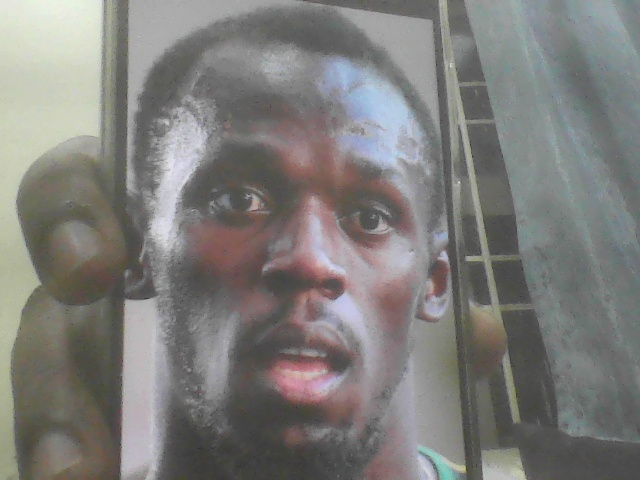
//> input picture faces/astin.jpg, 640 x 480 px
$ ./main   (built with g++ and OpenCV 4)
//> lines starting //> are read from the running program, lines starting //| are printed output that depends on the picture; after the words box and inside, x2 and y2 are one past the last pixel; in counts of white or black regions, pixels touching at a corner belong together
#include <stdio.h>
#include <stdlib.h>
#include <string.h>
#include <time.h>

#include <opencv2/opencv.hpp>
#include <opencv2/objdetect/objdetect.hpp>
#include <opencv2/imgproc/imgproc.hpp>
#include <opencv2/highgui/highgui.hpp>

using namespace cv;
using namespace std;

// Structure to store person data
typedef struct {
    char name[50];
    int id;
    Mat face;   // stored grayscale, resized face image
} Person;

// Global variables
vector<Person> database;
CascadeClassifier face_cascade;
vector<string> marked_names;   // who already got attendance in this run

// Function prototypes
void load_face_database();
int detect_and_recognize_face(Mat &frame);
void mark_attendance(const char* name);
double compare_faces(Mat &face1, Mat &face2);
void capture_new_face(const char* name);
bool already_marked(const char* name);

int main() {
    printf("=== Smart Attendance System ===\n");

    // Load Haar cascade for face detection
    if (!face_cascade.load("haarcascade_frontalface_default.xml")) {
        printf("Error loading face cascade classifier!\n");
        return -1;
    }

    // Load face database from faces/ folder
    load_face_database();

    // Initialize camera
    VideoCapture cap(0);
    if (!cap.isOpened()) {
        printf("Error opening camera!\n");
        return -1;
    }

    Mat frame;
    int choice;

    printf("\n1. Take Attendance\n2. Register New Face\n3. Exit\n");
    printf("Enter choice: ");
    scanf("%d", &choice);

    switch (choice) {
        case 1:
            if (database.empty()) {
                printf("No registered faces found! Please register at least one face first.\n");
                break;
            }

            printf("Starting attendance capture...\n");
            printf("Press 'q' to quit.\n");

            while (true) {
                cap >> frame;
                if (frame.empty()) break;

                // Detect and recognize faces
                int person_id = detect_and_recognize_face(frame);

                if (person_id != -1) {
                    const char* pname = database[person_id].name;

                    if (!already_marked(pname)) {
                        printf("Detected: %s (first time in this session)\n", pname);
                        mark_attendance(pname);
                        marked_names.push_back(string(pname));
                    } else {
                        // Already marked in this run; do nothing
                        // printf("Already marked: %s\n", pname);
                    }
                }

                imshow("Attendance System", frame);

                char key = (char)waitKey(1);
                if (key == 'q' || key == 'Q') break;
            }
            break;

        case 2: {
            char name[50];
            printf("Enter name for new face (no spaces): ");
            scanf("%s", name);
            capture_new_face(name);
            break;
        }

        case 3:
            printf("Exiting...\n");
            break;

        default:
            printf("Invalid choice.\n");
    }

    cap.release();
    destroyAllWindows();
    return 0;
}

// Load faces from faces/*.jpg and build database
void load_face_database() {
    printf("Loading face database from 'faces' folder...\n");
    database.clear();

    vector<String> files;
    glob("faces/*.jpg", files, false);

    for (size_t i = 0; i < files.size(); ++i) {
        Mat img = imread(files[i], CV_LOAD_IMAGE_GRAYSCALE);
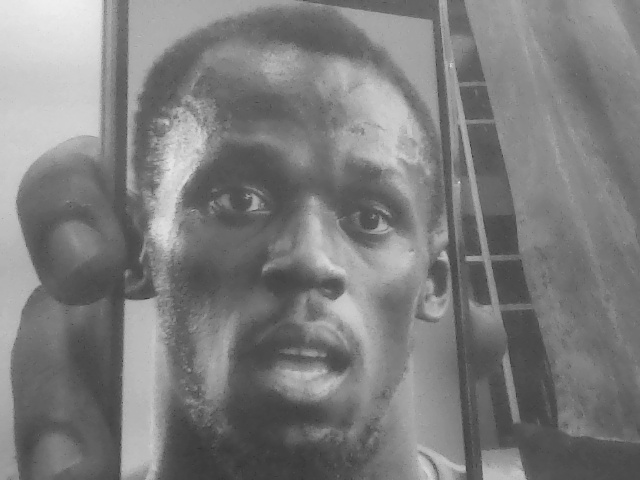
//> img: 480 rows x 640 cols, CV_8UC1; min 49, max 239, mean 125.5
        if (img.empty()) {
            printf("Warning: Could not load %s\n", files[i].c_str());
            continue;
        }

        // Resize to a fixed size for comparison
        Mat resized;
        resize(img, resized, Size(100, 100));
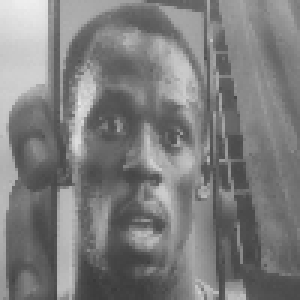
//> resized: 100 rows x 100 cols, CV_8UC1 (shown 3 times larger); min 57, max 238, mean 125.4

        Person p;
        // Extract name from filename
        string path = files[i];
        size_t pos = path.find_last_of("/\\");
        string filename = (pos == string::npos) ? path : path.substr(pos + 1);
        size_t dot = filename.find_last_of('.');
        string name = (dot == string::npos) ? filename : filename.substr(0, dot);

        strncpy(p.name, name.c_str(), sizeof(p.name) - 1);
        p.name[sizeof(p.name) - 1] = '\0';
        p.id = (int)database.size() + 1;
        p.face = resized;

        database.push_back(p);
    }
//> pass 2 of the loop in load_face_database, `for (size_t i = 0; i < files.size(); ++i)`:
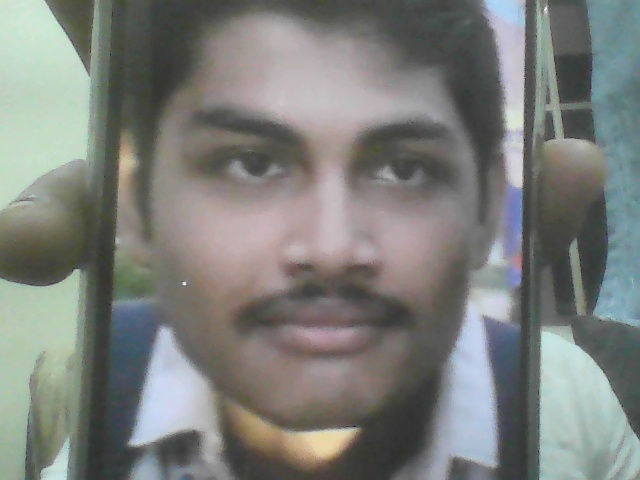
//> input picture faces/rambo.jpg, 640 x 480 px
//> in load_face_database, `Mat img = imread(files[i], CV_LOAD_IMAGE_GRAYSCALE);`:
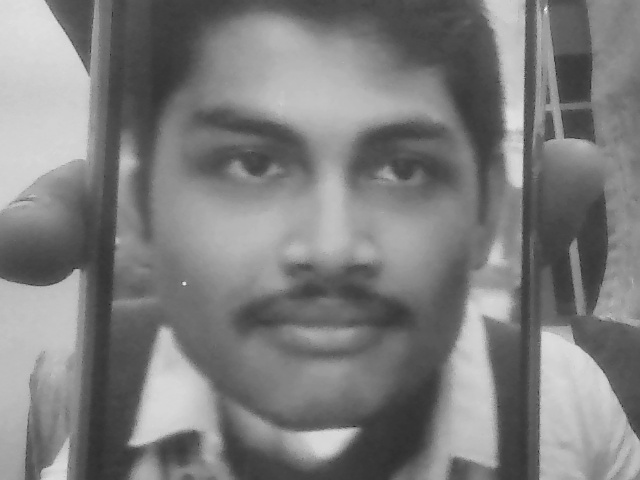
//> img: 480 rows x 640 cols, CV_8UC1; min 32, max 245, mean 126.1
//> in load_face_database, `resize(img, resized, Size(100, 100));`:
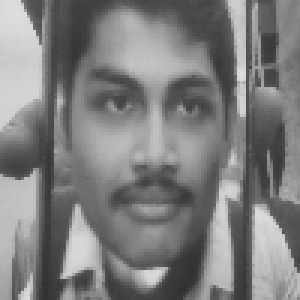
//> resized: 100 rows x 100 cols, CV_8UC1 (shown 3 times larger); min 48, max 223, mean 126.1
//> pass 3 of the loop in load_face_database, `for (size_t i = 0; i < files.size(); ++i)`:
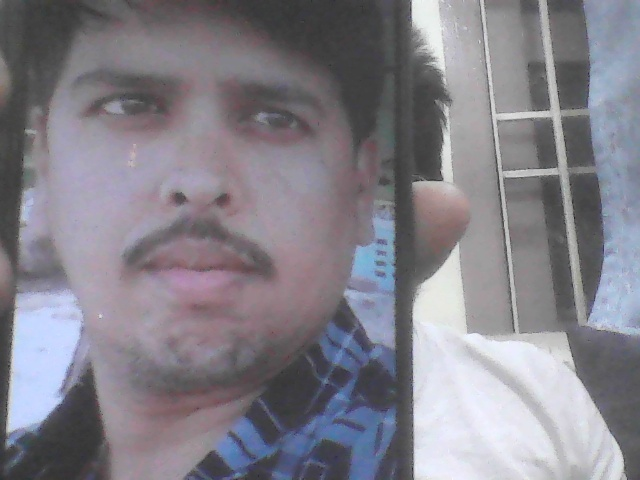
//> input picture faces/rosn.jpg, 640 x 480 px
//> in load_face_database, `Mat img = imread(files[i], CV_LOAD_IMAGE_GRAYSCALE);`:
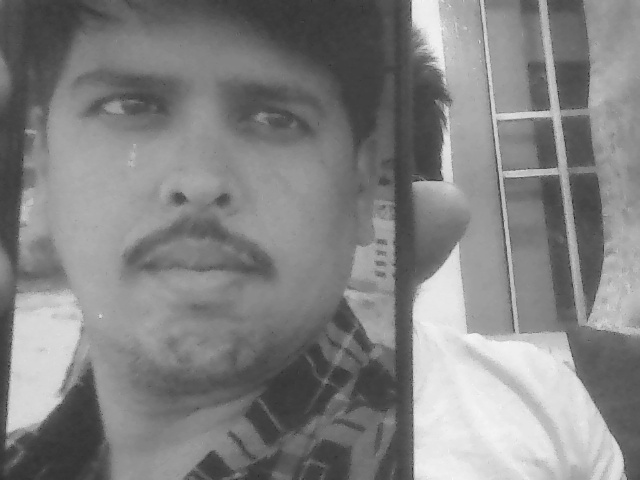
//> img: 480 rows x 640 cols, CV_8UC1; min 34, max 250, mean 131
//> in load_face_database, `resize(img, resized, Size(100, 100));`:
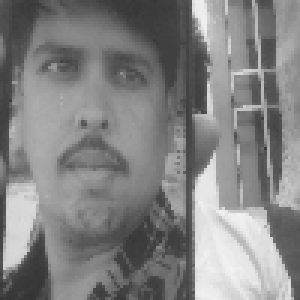
//> resized: 100 rows x 100 cols, CV_8UC1 (shown 3 times larger); min 52, max 243, mean 131
//> the loop made 4 passes; the first 3 are shown
//> the answer given: 1
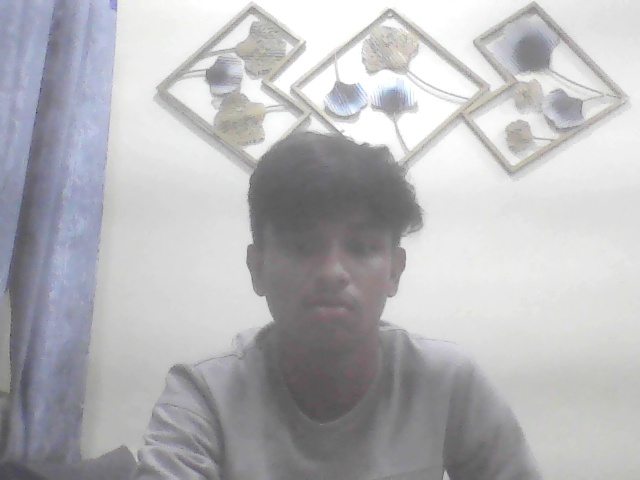
//> input picture faces/somit.jpg, 640 x 480 px, given in place of the camera
//> further down, frame is the input picture: 480 rows x 640 cols, CV_8UC3; mean B, G, R 184.7, 181.6, 181.6

    printf("Loaded %lu registered faces\n", (unsigned long)database.size());
}

// Check if this name already got attendance in this session
// [7 lines left out: function already_marked, not called in this run]

// Detect face, compare with database, return index or -1
int detect_and_recognize_face(Mat &frame) {
    vector<Rect> faces;
    Mat frame_gray;

    // Convert to grayscale
    cvtColor(frame, frame_gray, CV_BGR2GRAY);
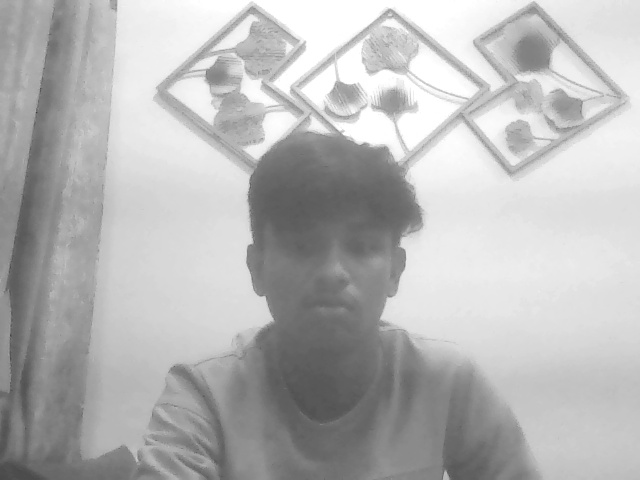
//> frame_gray: 480 rows x 640 cols, CV_8UC1; min 62, max 255, mean 182
    equalizeHist(frame_gray, frame_gray);
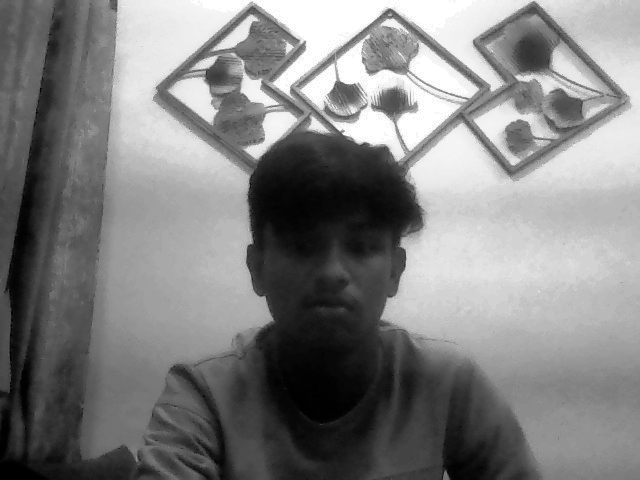
//> frame_gray: 480 rows x 640 cols, CV_8UC1; min 0, max 255, mean 128.6

    // Detect faces
    face_cascade.detectMultiScale(frame_gray, faces, 1.1, 3, 0, Size(30, 30));
//> faces = 1 Rect (x, y, width, height): [263, 199, 135, 135]

    int bestIndex = -1;
    double bestScore = -1.0;
    Mat face_roi_resized;

    for (size_t i = 0; i < faces.size(); i++) {
        // Draw rectangle around face
        rectangle(frame, faces[i], Scalar(0, 255, 0), 2);

        // Extract face region (grayscale)
        Mat face_roi = frame_gray(faces[i]).clone();
        resize(face_roi, face_roi_resized, Size(100, 100));

        // Compare with each person in database
        for (size_t j = 0; j < database.size(); ++j) {
            double score = compare_faces(face_roi_resized, database[j].face);
            if (score > bestScore) {
                bestScore = score;
                bestIndex = (int)j;
            }
        }

        // Show label based on threshold
        string label = "Unknown";
        double threshold = 0.7; // you can tune this (0.0 - 1.0, higher is stricter)

        if (bestIndex != -1 && bestScore > threshold) {
            label = database[bestIndex].name;
        } else {
            bestIndex = -1; // treat as unknown
        }

        putText(frame, label,
                Point(faces[i].x, faces[i].y - 10),
                FONT_HERSHEY_SIMPLEX, 0.9, Scalar(0, 255, 0), 2);
    }
//> this loop made 1 pass
//> pass 1, in detect_and_recognize_face, `Mat face_roi = frame_gray(faces[i]).clone();`:
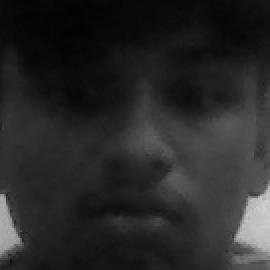
//> face_roi: 135 rows x 135 cols, CV_8UC1 (shown 2 times larger); min 2, max 214, mean 39.7
//> pass 1, in detect_and_recognize_face, `putText(frame, label, Point(faces[i].x, faces[i].y - 10), FONT_HERSHEY..`:
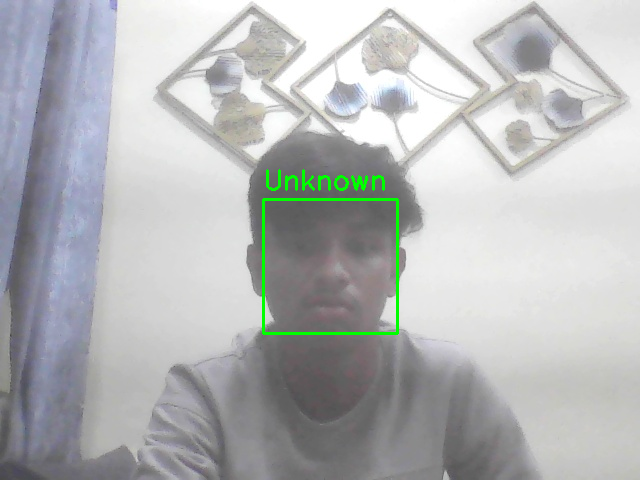
//> frame: 480 rows x 640 cols, CV_8UC3; 0.8% of pixels changed, all inside (x1, y1, x2, y2) = (262, 169, 399, 335)
//> the 'q' key is pressed

    return bestIndex; // -1 if none recognized
}

// [19 lines left out: function mark_attendance, not called in this run]

double compare_faces(Mat &face1, Mat &face2) {
    // Simple histogram comparison
    Mat hist1, hist2;
    int histSize = 256;
    float range[] = {0, 256};
    const float* histRange = {range};

    calcHist(&face1, 1, 0, Mat(), hist1, 1, &histSize, &histRange);
    calcHist(&face2, 1, 0, Mat(), hist2, 1, &histSize, &histRange);

    // CV_COMP_CORREL for OpenCV 2.4
    return compareHist(hist1, hist2, CV_COMP_CORREL);
}

// [64 lines left out: function capture_new_face, not called in this run]
